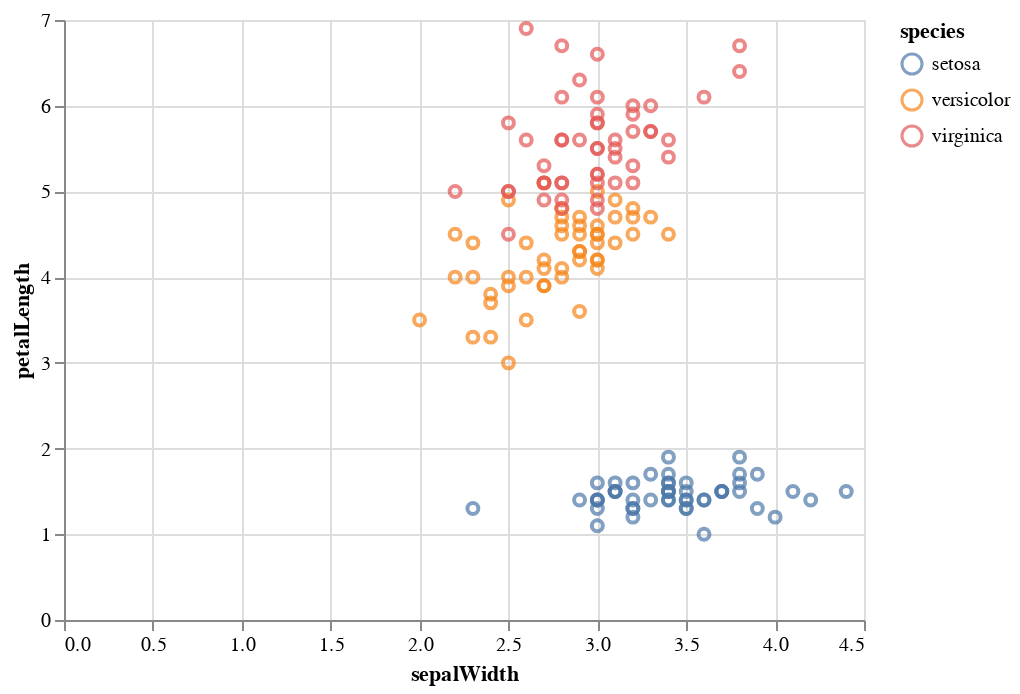

The notebook cell this image was saved under:
### Code cell
# @title click for solution 4
alt.Chart(iris).mark_point().encode(
    x='sepalWidth',
    y='petalLength',
    color='species'
)

### Figure 1 — Vega-Lite specification as saved in the notebook (floating-point values rounded to 4 significant figures; data arrays with more than 128 entries replaced by an {"elided": "..."} marker saying what was removed)
{"config": {"view": {"continuousWidth": 400, "continuousHeight": 300}}, "data": {"name": "data-a264acbd6e539a8b3afc0cb5f240fb57"}, "mark": "point", "encoding": {"color": {"field": "species", "type": "nominal"}, "x": {"field": "sepalWidth", "type": "quantitative"}, "y": {"field": "petalLength", "type": "quantitative"}}, "$schema": "https://vega.github.io/schema/vega-lite/v4.17.0.json", "datasets": {"data-a264acbd6e539a8b3afc0cb5f240fb57": {"elided": "150 records"}}}
